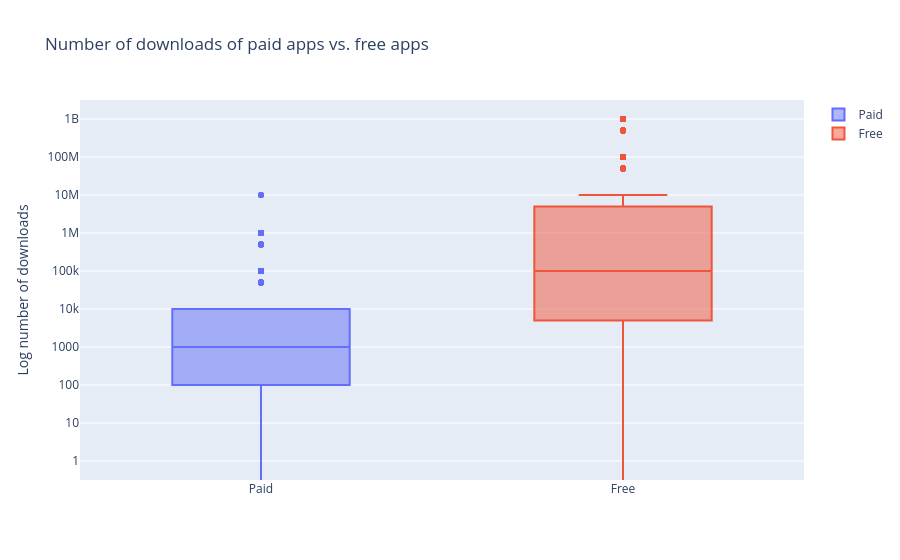

Notebook code for this chart:
### Code cell
# Ücretli uygulamalar, ücretsiz uygulamalar kadar indiriliyor mu?
trace0 = go.Box(y = apps[apps['Type'] == 'Paid']['Installs'], name = 'Paid')
trace1 = go.Box(y = apps[apps['Type'] == 'Free']['Installs'], name = 'Free')

layout = go.Layout(title = 'Number of downloads of paid apps vs. free apps',
                   yaxis = dict(title = 'Log number of downloads', type = 'log', autorange = True))

data = [trace0, trace1]
plotly.offline.iplot({'data': data, 'layout': layout})

# Ucretli uygulamalar, ucretsiz uygulamalara gore nispeten daha az yukleme sayisina sahip diyebiliriz.

### Figure 1 — Plotly figure (JSON) as saved in the notebook; plotly's stock layout.template omitted (floating-point values rounded to 4 significant figures; data arrays with more than 128 entries replaced by an {"elided": "..."} marker saying what was removed)
{"data": [{"name": "Paid", "type": "box", "y": {"elided": "765 int values"}}, {"name": "Free", "type": "box", "y": {"elided": "9591 int values"}}], "layout": {"title": {"text": "Number of downloads of paid apps vs. free apps"}, "yaxis": {"autorange": true, "title": {"text": "Log number of downloads"}, "type": "log"}}}
